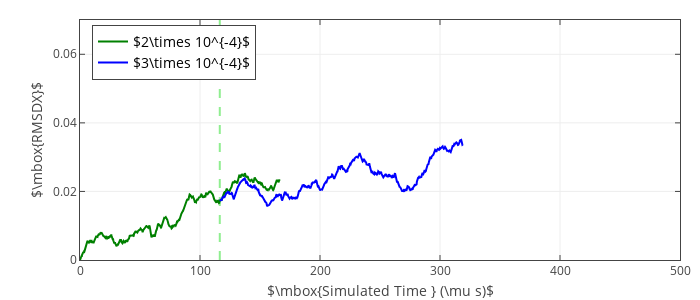

The code cell stored with this chart in its notebook:
### Code cell
layout = go.Layout(
    xaxis=dict(
        range=[0, 500],
        ticks = 'inside',
#         dtick = 6,
        mirror = 'ticks',
        title=r'$\mbox{Simulated Time } (\mu s)$',
        showline=True,
        zeroline=False,
        showticklabels=True,
        showgrid=True,
    ),
    yaxis=dict(
        range=[0, 0.07],
        title=r'$\mbox{RMSDX}$',
        ticks = 'inside',
        mirror = 'ticks',
#         dtick = 0.01,
        showline=True,
        zeroline=False,
        showticklabels=True,
        showgrid=True
    ),
    legend=dict(
        x=0.02,
        y=0.98,
        traceorder='normal',
        font=dict(color='black', size=14),
#         bgcolor='#E2E2E2',
#         bordercolor='black',
        borderwidth=1
    ),
    showlegend=True,
    autosize=False,
    width=700,
    height=300,
    margin=go.layout.Margin(
        l=80,
        r=20,
        b=40,
        t=20,
        pad=0
    )
)
fig = go.Figure(data=[p0,
                      data1,data2], layout=layout)
# py.iplot(fig, filename='RMSDX')
iplot(fig)

### Figure 1 — Plotly figure (JSON) as saved in the notebook; plotly's stock layout.template omitted (floating-point values rounded to 4 significant figures; data arrays with more than 128 entries replaced by an {"elided": "..."} marker saying what was removed)
{"data": [{"line": {"color": "lightgreen", "dash": "dash"}, "mode": "lines", "showlegend": false, "type": "scatter", "uid": "3569cb36-7a54-4896-95b2-bf8db7865440", "x": [116.5, 116.5], "y": [0, 1]}, {"line": {"color": "green"}, "mode": "lines", "name": "$2\\times 10^{-4}$", "type": "scatter", "uid": "63d0f55d-cccb-46fd-8813-c093b0db9a77", "x": {"elided": "2001 float values"}, "y": {"elided": "2001 float values"}}, {"line": {"color": "blue"}, "mode": "lines", "name": "$3\\times 10^{-4}$", "type": "scatter", "uid": "537a840b-510b-4bb2-a507-5bb281545b37", "x": {"elided": "813 float values"}, "y": {"elided": "813 float values"}}], "layout": {"autosize": false, "height": 300, "legend": {"borderwidth": 1, "font": {"color": "black", "size": 14}, "traceorder": "normal", "x": 0.02, "y": 0.98}, "margin": {"b": 40, "l": 80, "pad": 0, "r": 20, "t": 20}, "showlegend": true, "width": 700, "xaxis": {"mirror": "ticks", "range": [0, 500], "showgrid": true, "showline": true, "showticklabels": true, "ticks": "inside", "title": {"text": "$\\mbox{Simulated Time } (\\mu s)$"}, "zeroline": false}, "yaxis": {"mirror": "ticks", "range": [0, 0.07], "showgrid": true, "showline": true, "showticklabels": true, "ticks": "inside", "title": {"text": "$\\mbox{RMSDX}$"}, "zeroline": false}}}
